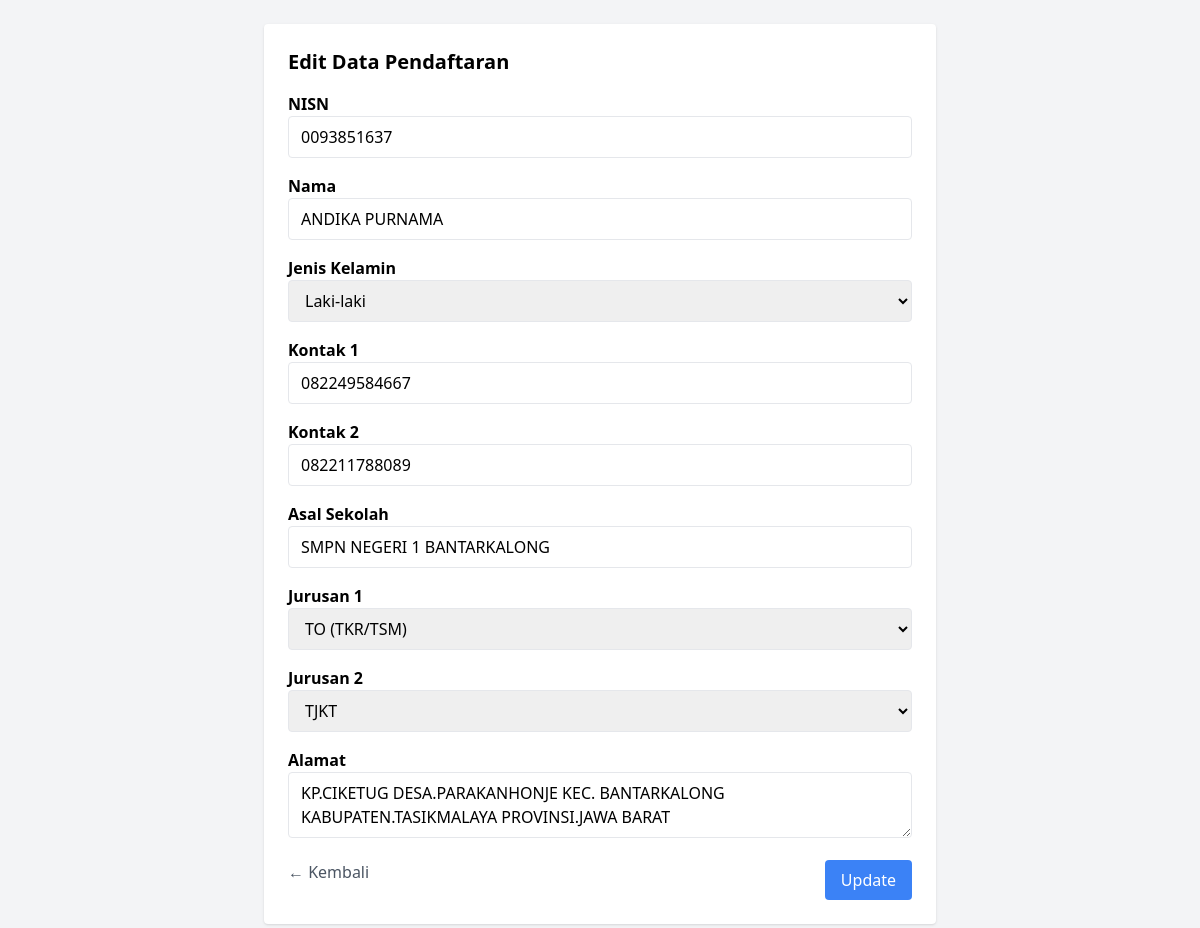
Page /admin/edit.php?id=456 (signed in) on the committed database.
### tables this page shows
CREATE TABLE pendaftaran (
    id INTEGER PRIMARY KEY AUTOINCREMENT,
    nisn TEXT NOT NULL,
    nama TEXT NOT NULL,
    jk TEXT NOT NULL,
    kontak1 TEXT NOT NULL,
    kontak2 TEXT NOT NULL,
    asal_sekolah TEXT NOT NULL,
    jurusan1 TEXT NOT NULL,
    jurusan2 TEXT NOT NULL,
    alamat TEXT NOT NULL,
    Timestamp DATETIME DEFAULT CURRENT_TIMESTAMP
);

### admin/edit.php (the view, shortened to what this page needs)
<?php
require "db.php";
$id = $_GET['id'];
$data = $db->query("SELECT * FROM pendaftaran WHERE id = $id")->fetch();
?>
<!DOCTYPE html>
<html>
<head>
    <script src="https://cdn.tailwindcss.com"></script>
</head>
<body class="bg-gray-100 p-6">
    <div class="max-w-2xl mx-auto bg-white p-6 rounded shadow">
        <h2 class="text-xl font-bold mb-4">Edit Data Pendaftaran</h2>
        <form method="post" class="space-y-4">
            <?php
            foreach ([
                'nisn' => 'NISN',
                'nama' => 'Nama',
                'jk' => 'Jenis Kelamin',
                'kontak1' => 'Kontak 1',
                'kontak2' => 'Kontak 2',
                'asal_sekolah' => 'Asal Sekolah',
                'jurusan1' => 'Jurusan 1',
                'jurusan2' => 'Jurusan 2',
                'alamat' => 'Alamat',
            ] as $name => $label):
            ?>
                <div>
                    <label class="block font-semibold"><?= $label ?></label>
                    <?php if ($name === 'jk'): ?>
                        <select name="jk" class="w-full border rounded px-3 py-2">
                            <option value="L" <?= $data['jk'] === 'L' ? 'selected' : '' ?>>Laki-laki</option>
                        </select>
                    <?php elseif ($name === 'alamat'): ?>
                        <textarea name="alamat" class="w-full border rounded px-3 py-2"><?= htmlspecialchars($data['alamat']) ?></textarea>
                    <?php elseif ($name === 'jurusan1'): ?>
                        <select name="jurusan1" class="w-full border rounded px-3 py-2" required>
                            <option value="TO" <?= $data['jurusan1'] === 'TO' ? 'selected' : '' ?>>TO (TKR/TSM)</option>
                        </select>
                    <?php elseif ($name === 'jurusan2'): ?>
                        <select name="jurusan2" class="w-full border rounded px-3 py-2" required>
                            <option value="TJKT" <?= $data['jurusan2'] === 'TJKT' ? 'selected' : '' ?>>TJKT</option>
                        </select>
                    <?php elseif ($name === 'asal_sekolah'): ?>
                        <input name="asal_sekolah" class="w-full border rounded px-3 py-2" list="asal-sekolah-list" value="<?= htmlspecialchars($data['asal_sekolah']) ?>" required>
                        <?php else: ?>
                        <input type="text" name="<?= $name ?>" value="<?= htmlspecialchars($data[$name]) ?>" class="w-full border rounded px-3 py-2" required>
                    <?php endif; ?>
                </div>
            <?php endforeach; ?>
            <div class="flex justify-between mt-4">
                <a href="index.php" class="text-gray-600 hover:underline">← Kembali</a>
                <button type="submit" class="bg-blue-500 text-white px-4 py-2 rounded hover:bg-blue-600">Update</button>
            </div>
        </form>
    </div>
</body>
</html>

### rows in the picture
pendaftaran: nisn "0093851637", nama "ANDIKA PURNAMA", jk "Laki-laki", kontak1 "082249584667", kontak2 "082211788089", asal_sekolah "SMPN NEGERI 1 BANTARKALONG", jurusan1 "TO (TKR/TSM)", jurusan2 "TJKT", alamat "KP.CIKETUG DESA.PARAKANHONJE KEC. BANTARKALONG KABUPATEN.TASIKMALAYA PROVINSI.JAWA BARAT"

### other values in the picture
$label "NISN"
$label "Nama"
$label "Jenis Kelamin"
$label "Kontak 1"
$label "Kontak 2"
$label "Asal Sekolah"
$label "Jurusan 1"
$label "Jurusan 2"
$label "Alamat"
